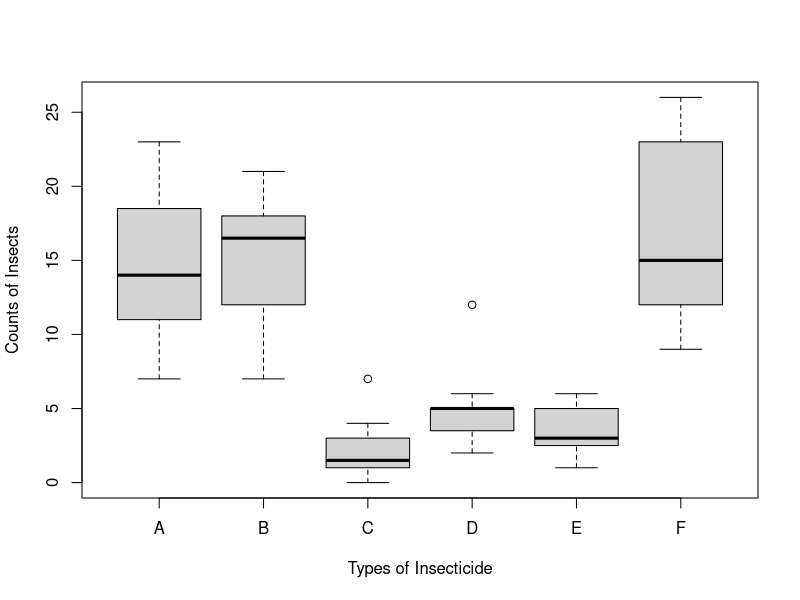

Here is the R script that generated this plot:
plot(count ~ spray, data = InsectSprays,
     xlab = "Types of Insecticide",
     ylab = "Counts of Insects")

anova(lm(count ~ spray, data = InsectSprays))